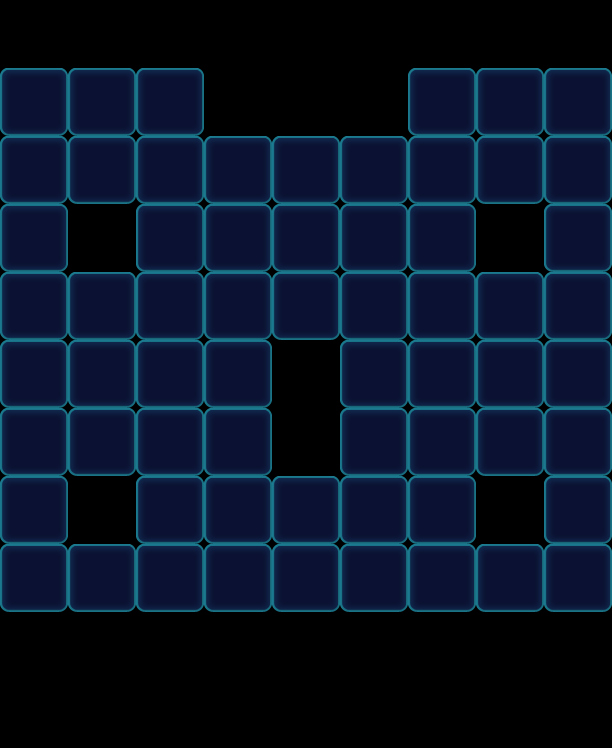

This is a level from a 2D game, rendered from its Tiled map with the project's own tilesets. A one-line summary and the map file follow, with tile-layer data summarised:
An orthogonal 9x11 tile map with 68x68 px tiles, 1 tile layer (Valid), 2 tilesets and 98 objects (63x Floor, 13x Factory_Normal, 12x Stone, 10x Ice).

<map version="1.0" orientation="orthogonal" width="9" height="11" tilewidth="68" tileheight="68">
 <tileset firstgid="1" name="game_grid1" tilewidth="68" tileheight="68">
  <image source="game_grid1.png" width="68" height="68" />
 </tileset>
 <tileset firstgid="2" name="map" tilewidth="68" tileheight="68">
  <image source="map.png" width="1024" height="1024" />
 </tileset>
 <layer name="Valid" width="9" height="11">
  <data>[99 cells, 63 non-empty, 1 distinct tile ids]</data>
 </layer>
 <objectgroup name="BottomObj" width="9" height="11">
  <object type="Floor" gid="33" x="0" y="136">
   <properties>
    <property name="Layers" value="2" />
   </properties>
  </object>
  <object type="Floor" gid="33" x="68" y="136">
   <properties>
    <property name="Layers" value="2" />
   </properties>
  </object>
  <object type="Floor" gid="33" x="136" y="136">
   <properties>
    <property name="Layers" value="2" />
   </properties>
  </object>
  <object type="Floor" gid="33" x="0" y="204">
   <properties>
    <property name="Layers" value="2" />
   </properties>
  </object>
  <object type="Floor" gid="33" x="68" y="204">
   <properties>
    <property name="Layers" value="2" />
   </properties>
  </object>
  <object type="Floor" gid="33" x="136" y="204">
   <properties>
    <property name="Layers" value="2" />
   </properties>
  </object>
  <object type="Floor" gid="33" x="136" y="272">
   <properties>
    <property name="Layers" value="2" />
   </properties>
  </object>
  <object type="Floor" gid="33" x="0" y="272">
   <properties>
    <property name="Layers" value="2" />
   </properties>
  </object>
  <object type="Floor" gid="33" x="0" y="340">
   <properties>
    <property name="Layers" value="2" />
   </properties>
  </object>
  <object type="Floor" gid="33" x="0" y="408">
   <properties>
    <property name="Layers" value="2" />
   </properties>
  </object>
  <object type="Floor" gid="33" x="0" y="476">
   <properties>
    <property name="Layers" value="2" />
   </properties>
  </object>
  <object type="Floor" gid="33" x="0" y="544">
   <properties>
    <property name="Layers" value="2" />
   </properties>
  </object>
  <object type="Floor" gid="33" x="0" y="612">
   <properties>
    <property name="Layers" value="2" />
   </properties>
  </object>
  <object type="Floor" gid="33" x="68" y="612">
   <properties>
    <property name="Layers" value="2" />
   </properties>
  </object>
  <object type="Floor" gid="33" x="136" y="612">
   <properties>
    <property name="Layers" value="2" />
   </properties>
  </object>
  <object type="Floor" gid="33" x="136" y="340">
   <properties>
    <property name="Layers" value="2" />
   </properties>
  </object>
  <object type="Floor" gid="33" x="136" y="408">
   <properties>
    <property name="Layers" value="2" />
   </properties>
  </object>
  <object type="Floor" gid="33" x="136" y="476">
   <properties>
    <property name="Layers" value="2" />
   </properties>
  </object>
  <object type="Floor" gid="33" x="136" y="544">
   <properties>
    <property name="Layers" value="2" />
   </properties>
  </object>
  <object type="Floor" gid="33" x="544" y="204">
   <properties>
    <property name="Layers" value="2" />
   </properties>
  </object>
  <object type="Floor" gid="33" x="408" y="544">
   <properties>
    <property name="Layers" value="2" />
   </properties>
  </object>
  <object type="Floor" gid="33" x="408" y="612">
   <properties>
    <property name="Layers" value="2" />
   </properties>
  </object>
  <object type="Floor" gid="33" x="544" y="340">
   <properties>
    <property name="Layers" value="2" />
   </properties>
  </object>
  <object type="Floor" gid="33" x="408" y="340">
   <properties>
    <property name="Layers" value="2" />
   </properties>
  </object>
  <object type="Floor" gid="33" x="544" y="544">
   <properties>
    <property name="Layers" value="2" />
   </properties>
  </object>
  <object type="Floor" gid="33" x="544" y="136">
   <properties>
    <property name="Layers" value="2" />
   </properties>
  </object>
  <object type="Floor" gid="33" x="408" y="272">
   <properties>
    <property name="Layers" value="2" />
   </properties>
  </object>
  <object type="Floor" gid="33" x="408" y="204">
   <properties>
    <property name="Layers" value="2" />
   </properties>
  </object>
  <object type="Floor" gid="33" x="408" y="408">
   <properties>
    <property name="Layers" value="2" />
   </properties>
  </object>
  <object type="Floor" gid="33" x="544" y="408">
   <properties>
    <property name="Layers" value="2" />
   </properties>
  </object>
  <object type="Floor" gid="33" x="544" y="272">
   <properties>
    <property name="Layers" value="2" />
   </properties>
  </object>
  <object type="Floor" gid="33" x="476" y="136">
   <properties>
    <property name="Layers" value="2" />
   </properties>
  </object>
  <object type="Floor" gid="33" x="544" y="612">
   <properties>
    <property name="Layers" value="2" />
   </properties>
  </object>
  <object type="Floor" gid="33" x="476" y="204">
   <properties>
    <property name="Layers" value="2" />
   </properties>
  </object>
  <object type="Floor" gid="33" x="408" y="476">
   <properties>
    <property name="Layers" value="2" />
   </properties>
  </object>
  <object type="Floor" gid="33" x="544" y="476">
   <properties>
    <property name="Layers" value="2" />
   </properties>
  </object>
  <object type="Floor" gid="33" x="476" y="612">
   <properties>
    <property name="Layers" value="2" />
   </properties>
  </object>
  <object type="Floor" gid="33" x="408" y="136">
   <properties>
    <property name="Layers" value="2" />
   </properties>
  </object>
  <object type="Floor" gid="33" x="340" y="340">
   <properties>
    <property name="Layers" value="2" />
   </properties>
  </object>
  <object type="Floor" gid="33" x="340" y="204">
   <properties>
    <property name="Layers" value="2" />
   </properties>
  </object>
  <object type="Floor" gid="33" x="340" y="408">
   <properties>
    <property name="Layers" value="2" />
   </properties>
  </object>
  <object type="Floor" gid="33" x="272" y="612">
   <properties>
    <property name="Layers" value="2" />
   </properties>
  </object>
  <object type="Floor" gid="33" x="204" y="612">
   <properties>
    <property name="Layers" value="2" />
   </properties>
  </object>
  <object type="Floor" gid="33" x="204" y="272">
   <properties>
    <property name="Layers" value="2" />
   </properties>
  </object>
  <object type="Floor" gid="33" x="204" y="408">
   <properties>
    <property name="Layers" value="2" />
   </properties>
  </object>
  <object type="Floor" gid="33" x="272" y="204">
   <properties>
    <property name="Layers" value="2" />
   </properties>
  </object>
  <object type="Floor" gid="33" x="204" y="476">
   <properties>
    <property name="Layers" value="2" />
   </properties>
  </object>
  <object type="Floor" gid="33" x="204" y="544">
   <properties>
    <property name="Layers" value="2" />
   </properties>
  </object>
  <object type="Floor" gid="33" x="204" y="340">
   <properties>
    <property name="Layers" value="2" />
   </properties>
  </object>
  <object type="Floor" gid="33" x="340" y="612">
   <properties>
    <property name="Layers" value="2" />
   </properties>
  </object>
  <object type="Floor" gid="33" x="340" y="544">
   <properties>
    <property name="Layers" value="2" />
   </properties>
  </object>
  <object type="Floor" gid="33" x="340" y="272">
   <properties>
    <property name="Layers" value="2" />
   </properties>
  </object>
  <object type="Floor" gid="33" x="340" y="476">
   <properties>
    <property name="Layers" value="2" />
   </properties>
  </object>
  </objectgroup>
 <objectgroup name="MiddleObj" width="9" height="11" />
 <objectgroup color="#000000" name="TopObj" width="9" height="11">
  <!-- 35 objects omitted --></objectgroup>
</map>
<!-- 45 of 98 objects omitted -->
